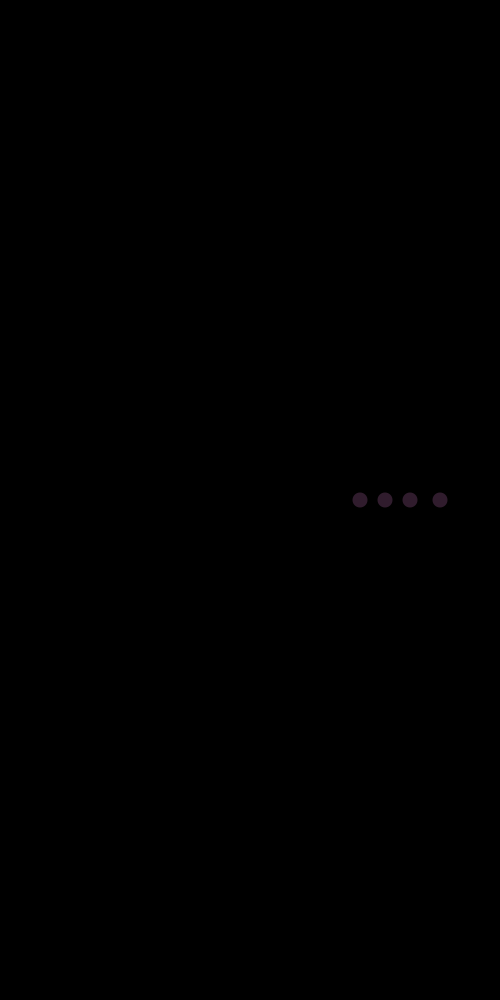
Frame 1 (no input)
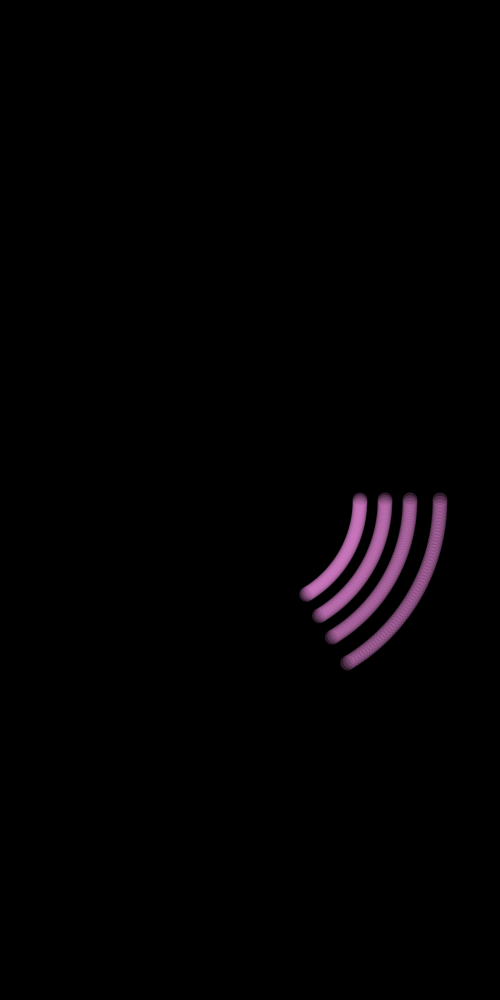
Frame 60 (the mouse pressed at the canvas centre just before this capture)
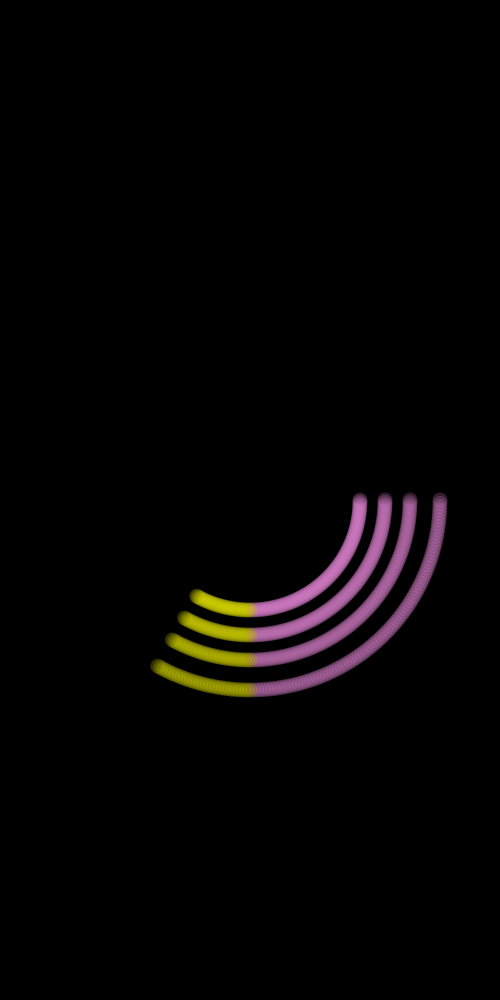
Frame 120 (the mouse held since frame 60 and released just before this capture)

The Processing sketch that drew these frames (run headless with seeded random() and noise(); from frame 60 on, the mouse is pressed at the canvas centre):

// Processing sketch: processing_155996
// ── processing_155996.pde


float theta;
float ang;

void setup(){
  size(500, 1000);
  smooth();
  background(0);
}

void draw(){ 
  theta = radians(ang);
  noFill();
 noStroke();
  ellipse(250, 500, 400, 400);
  ellipse(250, 500, 350, 350);
  ellipse(250, 500, 300, 300);
  ellipse(250, 500, 250, 250);
  ellipse(250, 500, 200, 200);
  fill(245, 145, 230, 50);
  if(ang >= 90){
    fill(245, 245, 0, 50);
  }
  ellipse(250+190*cos(theta), 500+190*sin(theta), 15, 15);
  if(ang >= 180){
    fill(245, 0, 0, 50);
  } 
   ellipse(250+160*cos(theta), 500+160*sin(theta), 15, 15);
   if(ang >= 270){
     fill(0, 0, 255, 50);
   }
    ellipse(250+135*cos(theta), 500+135*sin(theta), 15, 15);
    if(ang >= 360){
      fill(55, 215, 33, 50);
    }
     ellipse(250+110*cos(theta), 500+110*sin(theta), 15, 15);
     
  ang += 1;
  
  if(ang >= 720){
    ang = 0;
  }
 
}
